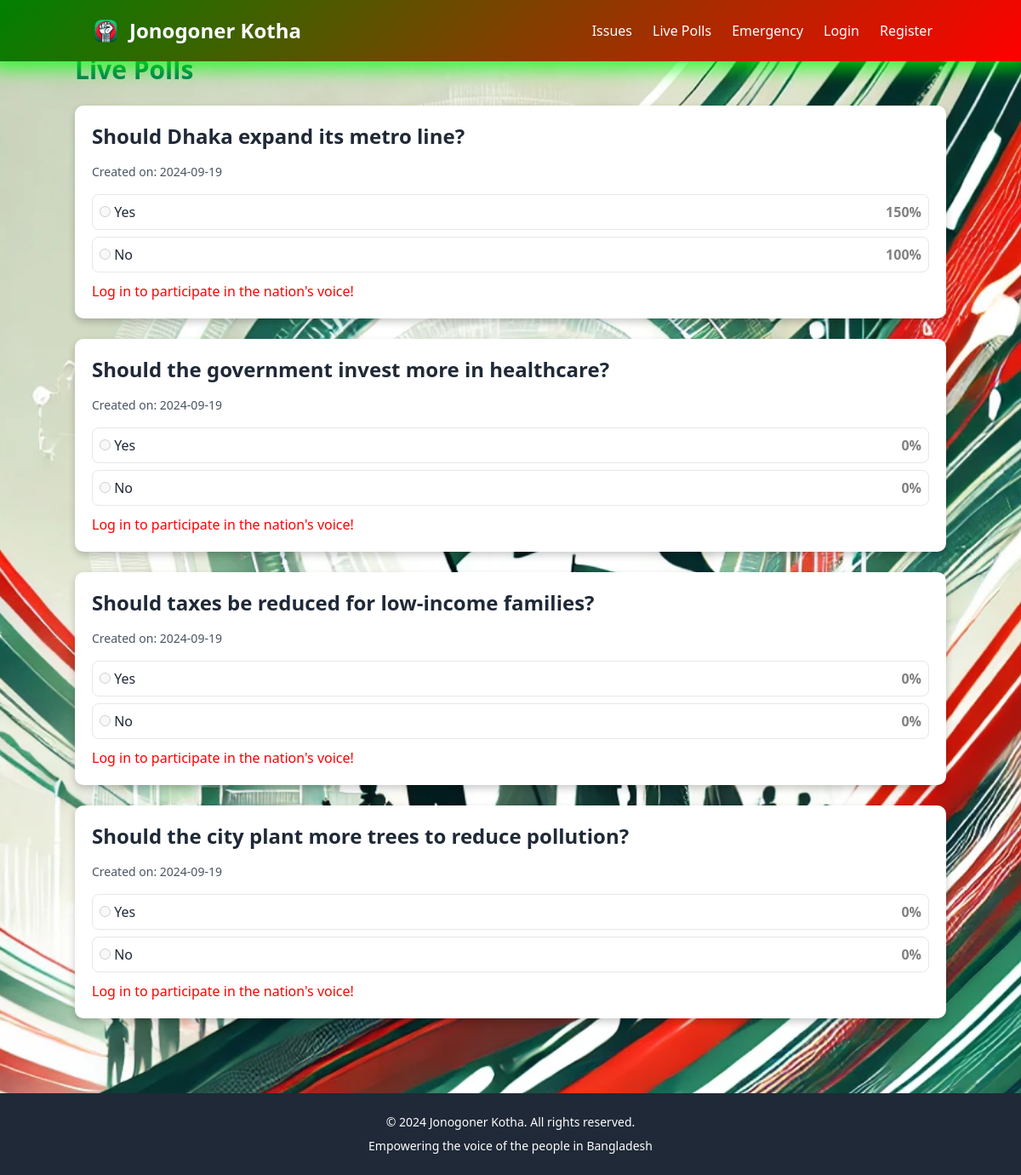
Screenshot of /views/poll/polls.php with the database file from the repository.
### tables this page shows
CREATE TABLE PollOption (
    OptionID INT AUTO_INCREMENT PRIMARY KEY,
    PollID INT NOT NULL,
    OptionText VARCHAR(255) NOT NULL,
    FOREIGN KEY (PollID) REFERENCES Poll(PollID) ON DELETE CASCADE
);

### views/poll/polls.php (the view, shortened to what this page needs)
<?php
include '../../includes/config.php';
$isLoggedIn = isset($_SESSION['user_id']);
$query = "SELECT Poll.PollID, Poll.Question, Poll.DateCreated, Poll.IsActive, PollOption.OptionID, PollOption.OptionText,
          (SELECT COUNT(*) FROM Vote WHERE Vote.OptionID = PollOption.OptionID) as Votes,
          (SELECT COUNT(*) FROM Vote WHERE Vote.PollID = Poll.PollID) as TotalVotes
          FROM Poll
          JOIN PollOption ON Poll.PollID = PollOption.PollID
          WHERE Poll.IsActive = 1";
$result = mysqli_query($conn, $query);
$polls = [];
while ($row = mysqli_fetch_assoc($result)) {
    $polls[$row['PollID']]['Question'] = $row['Question'];
    $polls[$row['PollID']]['DateCreated'] = $row['DateCreated'];
    $polls[$row['PollID']]['TotalVotes'] = $row['TotalVotes'];
    $polls[$row['PollID']]['Options'][] = [
        'OptionID' => $row['OptionID'],
        'OptionText' => $row['OptionText'],
        'Votes' => $row['Votes']
    ];
}
?>
<!DOCTYPE html>
<html lang="en">
<head>
    <link href="https://cdn.jsdelivr.net/npm/tailwindcss@2.2.19/dist/tailwind.min.css" rel="stylesheet">
</head>
<body class="bg-gray-100 text-gray-800">
    <?php include '../templates/header.php'; ?>
    <div class="container mx-auto py-16">
        <h1 class="text-3xl font-bold text-green-700 mb-6">Live Polls</h1>
        <?php foreach ($polls as $pollID => $poll): ?>
            <div class="poll-container mb-6">
                <h2 class="text-2xl font-bold mb-4"><?php echo $poll['Question']; ?></h2>
                <p class="text-sm text-gray-600 mb-4">Created on: <?php echo date('Y-m-d', strtotime($poll['DateCreated'])); ?></p>
                <form class="poll-form" data-poll-id="<?php echo $pollID; ?>">
                    <?php foreach ($poll['Options'] as $option):
                        $percentage = ($poll['TotalVotes'] > 0) ? round(($option['Votes'] / $poll['TotalVotes']) * 100) : 0;
                    ?>
                        <div class="poll-option p-2 border mb-2 rounded-lg" data-option-id="<?php echo $option['OptionID']; ?>">
                            <label>
                                <input type="radio" name="poll_option_<?php echo $pollID; ?>" value="<?php echo $option['OptionID']; ?>" <?php if (!$isLoggedIn) echo 'disabled'; ?>>
                                <?php echo $option['OptionText']; ?>
                            </label>
                            <span class="percentage"><?php echo $percentage; ?>%</span>
                        </div>
                    <?php endforeach; ?>
                    <?php if (!$isLoggedIn): ?>
                        <p class="message">Log in to participate in the nation's voice!</p>
                    <?php else: ?>
                        <button type="submit" class="bg-green-600 text-white py-2 px-4 rounded-lg hover:bg-green-500">Submit Vote</button>
                    <?php endif; ?>
                </form>
            </div>
        <?php endforeach; ?>
    </div>
    <?php include '../templates/footer.php'; ?>
</body>
</html>

### views/poll/polls.php (style rules this page uses)
.poll-container { background-color: white; padding: 20px; border-radius: 10px; box-shadow: 0 4px 8px rgba(0, 0, 0, 0.2); }
.poll-option { cursor: pointer; transition: background-color 0.3s ease; display: flex; justify-content: space-between; align-items: center; }
.message { font-size: 1rem; color: red; margin-top: 10px; }
.percentage { font-weight: bold; color: gray; }
body { background-image: url('/assets/images/emergency_post.png'); background-size: cover; background-position: center; background-attachment: fixed; background-repeat: no-repeat; background-color: #f4f4f4; }

### rows the page displays
polloption: OptionText "No", percentage "0"
polloption: OptionText "No", percentage "0"
polloption: OptionText "Yes", percentage "0"
polloption: OptionText "No", percentage "0"

### other values shown
$poll['Question'] "Should Dhaka expand its metro line?"
date('Y-m-d', strtotime($poll['DateCreated'])) "2024-09-19"
$option['OptionText'] "Yes"
$percentage "150"
$option['OptionText'] "No"
$percentage "100"
$poll['Question'] "Should the government invest more in healthcare?"
$percentage "0"
$poll['Question'] "Should taxes be reduced for low-income families?"
$poll['Question'] "Should the city plant more trees to reduce pollution?"
